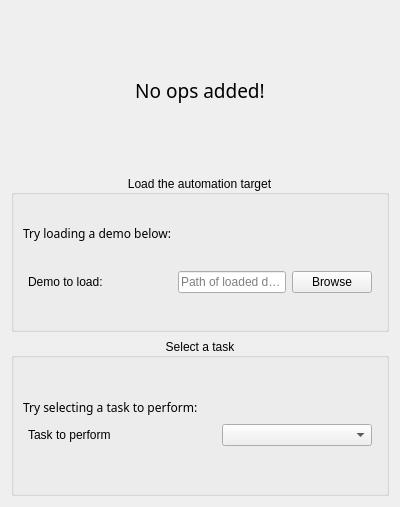
<?xml version="1.0" encoding="UTF-8"?>
<ui version="4.0">
 <class>noOp</class>
 <widget class="QWidget" name="noOp">
  <property name="geometry">
   <rect>
    <x>0</x>
    <y>0</y>
    <width>400</width>
    <height>507</height>
   </rect>
  </property>
  <property name="windowTitle">
   <string>Form</string>
  </property>
  <layout class="QVBoxLayout" name="verticalLayout">
   <item>
    <widget class="QLabel" name="noopLabel">
     <property name="font">
      <font>
       <family>Segoe UI Variable Display Semil</family>
       <pointsize>14</pointsize>
       <kerning>true</kerning>
      </font>
     </property>
     <property name="frameShape">
      <enum>QFrame::NoFrame</enum>
     </property>
     <property name="text">
      <string>No ops added!</string>
     </property>
     <property name="alignment">
      <set>Qt::AlignCenter</set>
     </property>
    </widget>
   </item>
   <item>
    <widget class="QGroupBox" name="verticalGroupBox">
     <property name="title">
      <string>Load the automation target</string>
     </property>
     <property name="alignment">
      <set>Qt::AlignCenter</set>
     </property>
     <layout class="QVBoxLayout" name="verticalLayout_3">
      <property name="spacing">
       <number>3</number>
      </property>
      <item>
       <widget class="QLabel" name="label_2">
        <property name="sizePolicy">
         <sizepolicy hsizetype="Preferred" vsizetype="Maximum">
          <horstretch>0</horstretch>
          <verstretch>0</verstretch>
         </sizepolicy>
        </property>
        <property name="font">
         <font>
          <family>Segoe Fluent Icons</family>
          <pointsize>9</pointsize>
         </font>
        </property>
        <property name="text">
         <string>Try loading a demo below:</string>
        </property>
       </widget>
      </item>
      <item>
       <layout class="QHBoxLayout" name="horizontalLayout_2">
        <property name="spacing">
         <number>6</number>
        </property>
        <property name="leftMargin">
         <number>5</number>
        </property>
        <property name="topMargin">
         <number>5</number>
        </property>
        <property name="rightMargin">
         <number>5</number>
        </property>
        <property name="bottomMargin">
         <number>5</number>
        </property>
        <item>
         <widget class="QLabel" name="label_4">
          <property name="text">
           <string>Demo to load:</string>
          </property>
         </widget>
        </item>
        <item>
         <spacer name="horizontalSpacer">
          <property name="orientation">
           <enum>Qt::Horizontal</enum>
          </property>
          <property name="sizeHint" stdset="0">
           <size>
            <width>40</width>
            <height>20</height>
           </size>
          </property>
         </spacer>
        </item>
        <item>
         <widget class="QLineEdit" name="lineEdit">
          <property name="placeholderText">
           <string>Path of loaded demo</string>
          </property>
         </widget>
        </item>
        <item>
         <widget class="QPushButton" name="loadDemoBtn">
          <property name="text">
           <string>Browse</string>
          </property>
         </widget>
        </item>
       </layout>
      </item>
     </layout>
    </widget>
   </item>
   <item>
    <widget class="QGroupBox" name="groupBox_2">
     <property name="title">
      <string>Select a task</string>
     </property>
     <property name="alignment">
      <set>Qt::AlignCenter</set>
     </property>
     <layout class="QVBoxLayout" name="verticalLayout_6">
      <property name="spacing">
       <number>3</number>
      </property>
      <item>
       <layout class="QVBoxLayout" name="verticalLayout_5">
        <item>
         <widget class="QLabel" name="label_5">
          <property name="sizePolicy">
           <sizepolicy hsizetype="Preferred" vsizetype="Maximum">
            <horstretch>0</horstretch>
            <verstretch>0</verstretch>
           </sizepolicy>
          </property>
          <property name="font">
           <font>
            <family>Segoe Fluent Icons</family>
            <pointsize>9</pointsize>
            <italic>false</italic>
           </font>
          </property>
          <property name="text">
           <string>Try selecting a task to perform:</string>
          </property>
         </widget>
        </item>
        <item>
         <layout class="QHBoxLayout" name="horizontalLayout_4">
          <property name="leftMargin">
           <number>5</number>
          </property>
          <property name="topMargin">
           <number>5</number>
          </property>
          <property name="rightMargin">
           <number>5</number>
          </property>
          <property name="bottomMargin">
           <number>5</number>
          </property>
          <item>
           <widget class="QLabel" name="label_6">
            <property name="text">
             <string>Task to perform</string>
            </property>
           </widget>
          </item>
          <item>
           <spacer name="horizontalSpacer_2">
            <property name="orientation">
             <enum>Qt::Horizontal</enum>
            </property>
            <property name="sizeType">
             <enum>QSizePolicy::Maximum</enum>
            </property>
            <property name="sizeHint" stdset="0">
             <size>
              <width>40</width>
              <height>20</height>
             </size>
            </property>
           </spacer>
          </item>
          <item>
           <widget class="QComboBox" name="taskCombo">
            <property name="placeholderText">
             <string>Shell</string>
            </property>
           </widget>
          </item>
         </layout>
        </item>
       </layout>
      </item>
     </layout>
    </widget>
   </item>
  </layout>
 </widget>
 <resources/>
 <connections/>
</ui>
